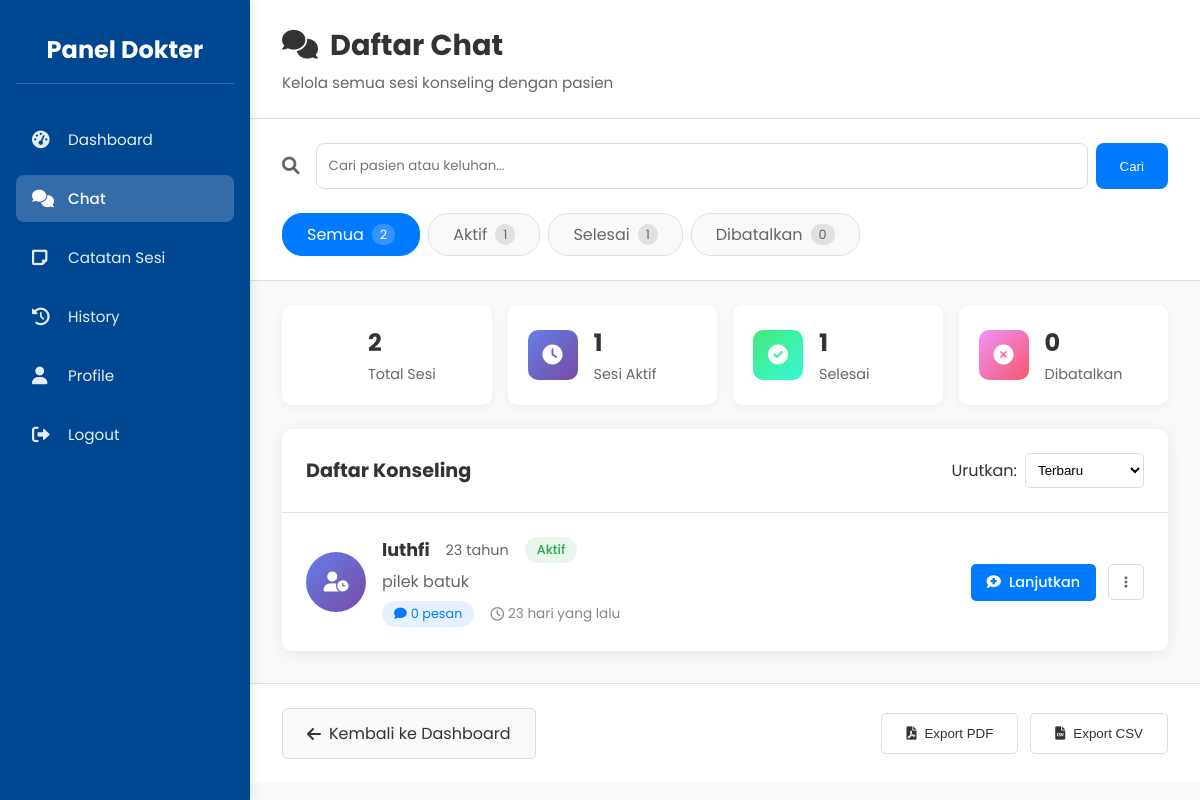
Screenshot of /pages/doctor/chat.php (signed in) with the database file from the repository.
### tables this page shows
CREATE TABLE `sesi_chat` (
  `id` int NOT NULL,
  `nama_pasien` varchar(100) NOT NULL,
  `usia_pasien` int NOT NULL,
  `keluhan` text NOT NULL,
  `id_dokter` int DEFAULT NULL,
  `status` enum('aktif','selesai','dibatalkan') DEFAULT 'aktif',
  `catatan_dokter` text,
  `rating` int DEFAULT NULL,
  `komentar_rating` text,
  `dibuat_pada` timestamp NULL DEFAULT CURRENT_TIMESTAMP,
  `diperbarui_pada` timestamp NULL DEFAULT CURRENT_TIMESTAMP ON UPDATE CURRENT_TIMESTAMP
);

### includes/functions.php (called while the page is built, shortened)
<?php
if (!function_exists('waktu_relatif')) {
    function waktu_relatif($waktu) {
        $sekarang = new DateTime();
        $waktu_tertentu = new DateTime($waktu);
        $selisih = $sekarang->diff($waktu_tertentu);
        if ($selisih->y > 0) {
            return $selisih->y . ' tahun yang lalu';
        } elseif ($selisih->m > 0) {
            return $selisih->m . ' bulan yang lalu';
        } elseif ($selisih->d > 0) {
            return $selisih->d . ' hari yang lalu';
        } elseif ($selisih->h > 0) {
            return $selisih->h . ' jam yang lalu';
        } elseif ($selisih->i > 0) {
            return $selisih->i . ' menit yang lalu';
        } else {
            return 'Baru saja';
        }
    }
}
if (!function_exists('potongTeks')) {
    function potongTeks($teks, $panjang) {
        if (strlen($teks) <= $panjang) {
            return $teks;
        }
        return substr($teks, 0, $panjang) . '...';
    }
}
?>

### pages/doctor/chat.php (the view, shortened to what this page needs)
<?php
include '../../includes/functions.php';
?>
<?php
include '../../includes/db.php';
include '../../includes/functions.php';
$id_pengguna = $_SESSION['id_pengguna'];
$status = $_GET['status'] ?? 'semua';
$search = $_GET['search'] ?? '';
$sql = "
    SELECT sc.*,
           COUNT(p.id) as jumlah_pesan,
           MAX(p.dibuat_pada) as pesan_terakhir
    FROM sesi_chat sc
    LEFT JOIN pesan p ON sc.id = p.id_sesi
    WHERE sc.id_dokter = ?
";
$params = [$id_pengguna];
$stmt = $pdo->prepare($sql);
$stmt->execute($params);
$semua_sesi = $stmt->fetchAll();
$stmt = $pdo->prepare("
    SELECT status, COUNT(*) as jumlah
    FROM sesi_chat
    WHERE id_dokter = ?
    GROUP BY status
");
$stmt->execute([$id_pengguna]);
$statistik_status = $stmt->fetchAll(PDO::FETCH_KEY_PAIR);
?>
<!DOCTYPE html>
<html lang="id">
<head>
    <link rel="stylesheet" href="../../assets/css/doctor.css">
    <link rel="stylesheet" href="../../assets/css/chat_list.css">
    <link rel="stylesheet" href="https://cdnjs.cloudflare.com/ajax/libs/font-awesome/6.0.0/css/all.min.css">
</head>
<body>
    <div class="doctor-container">
        <div class="sidebar">
            <h2>Panel Dokter</h2>
            <ul>
                <li><a href="dashboard.php"><i class="fas fa-tachometer-alt"></i> Dashboard</a></li>
                <li><a href="chat.php" class="active"><i class="fas fa-comments"></i> Chat</a></li>
                <li><a href="notes.php"><i class="fas fa-sticky-note"></i> Catatan Sesi</a></li>
                <li><a href="history.php"><i class="fas fa-history"></i> History</a></li>
                <li><a href="profile.php"><i class="fas fa-user"></i> Profile</a></li>
                <li><a href="../../logout.php"><i class="fas fa-sign-out-alt"></i> Logout</a></li>
            </ul>
        </div>
        <div class="main-content chat-list-page">
            <div class="chat-header">
                <div class="header-left">
                    <h1><i class="fas fa-comments"></i> Daftar Chat</h1>
                    <p>Kelola semua sesi konseling dengan pasien</p>
                </div>
            </div>
            <div class="filter-section">
                <div class="search-box">
                    <i class="fas fa-search"></i>
                    <form method="GET" action="chat.php">
                        <input type="text" name="search" placeholder="Cari pasien atau keluhan..."
                            value="<?php echo htmlspecialchars($search); ?>">
                        <button type="submit" class="btn-search">Cari</button>
                    </form>
                </div>
                <div class="filter-tabs">
                    <a href="?status=semua" class="filter-tab <?php echo $status == 'semua' ? 'active' : ''; ?>">
                        <span>Semua</span>
                        <span class="tab-count"><?php echo array_sum($statistik_status); ?></span>
                    </a>
                    <a href="?status=aktif" class="filter-tab <?php echo $status == 'aktif' ? 'active' : ''; ?>">
                        <span>Aktif</span>
                        <span class="tab-count"><?php echo $statistik_status['aktif'] ?? 0; ?></span>
                    </a>
                    <a href="?status=selesai" class="filter-tab <?php echo $status == 'selesai' ? 'active' : ''; ?>">
                        <span>Selesai</span>
                        <span class="tab-count"><?php echo $statistik_status['selesai'] ?? 0; ?></span>
                    </a>
                    <a href="?status=dibatalkan" class="filter-tab <?php echo $status == 'dibatalkan' ? 'active' : ''; ?>">
                        <span>Dibatalkan</span>
                        <span class="tab-count"><?php echo $statistik_status['dibatalkan'] ?? 0; ?></span>
                    </a>
                </div>
            </div>
            <div class="stats-cards">
                <div class="stat-card-mini">
                    <div class="stat-icon">
                        <i class="fas fa-comments"></i>
                    </div>
                    <div class="stat-info">
                        <h3><?php echo array_sum($statistik_status); ?></h3>
                        <p>Total Sesi</p>
                    </div>
                </div>
                <div class="stat-card-mini">
                    <div class="stat-icon" style="background: linear-gradient(135deg, #667eea 0%, #764ba2 100%);">
                        <i class="fas fa-clock"></i>
                    </div>
                    <div class="stat-info">
                        <h3><?php echo $statistik_status['aktif'] ?? 0; ?></h3>
                        <p>Sesi Aktif</p>
                    </div>
                </div>
                <div class="stat-card-mini">
                    <div class="stat-icon" style="background: linear-gradient(135deg, #43e97b 0%, #38f9d7 100%);">
                        <i class="fas fa-check-circle"></i>
                    </div>
                    <div class="stat-info">
                        <h3><?php echo $statistik_status['selesai'] ?? 0; ?></h3>
                        <p>Selesai</p>
                    </div>
                </div>
                <div class="stat-card-mini">
                    <div class="stat-icon" style="background: linear-gradient(135deg, #f093fb 0%, #f5576c 100%);">
                        <i class="fas fa-times-circle"></i>
                    </div>
                    <div class="stat-info">
                        <h3><?php echo $statistik_status['dibatalkan'] ?? 0; ?></h3>
                        <p>Dibatalkan</p>
                    </div>
                </div>
            </div>
            <div class="chat-list-container">
                <div class="chat-list-header">
                    <h3>Daftar Konseling</h3>
                    <div class="sort-options">
                        <span>Urutkan:</span>
                        <select id="sortSelect">
                            <option value="terbaru">Terbaru</option>
                        </select>
                    </div>
                </div>
                <div class="chat-list" id="chatList">
                    <?php if (count($semua_sesi) > 0): ?>
                        <?php foreach ($semua_sesi as $sesi): ?>
                            <div class="chat-item" data-id="<?php echo $sesi['id']; ?>"
                                data-time="<?php echo strtotime($sesi['diperbarui_pada']); ?>"
                                data-name="<?php echo strtolower($sesi['nama_pasien']); ?>">
                                <div class="chat-item-left">
                                    <div class="patient-avatar <?php echo $sesi['status']; ?>">
                                        <?php if ($sesi['status'] == 'aktif'): ?>
                                            <i class="fas fa-user-clock"></i>
                                        <?php elseif ($sesi['status'] == 'selesai'): ?>
                                            <i class="fas fa-user-check"></i>
                                        <?php else: ?>
                                            <i class="fas fa-user-times"></i>
                                        <?php endif; ?>
                                    </div>
                                    <div class="chat-info">
                                        <div class="chat-patient">
                                            <h4><?php echo htmlspecialchars($sesi['nama_pasien']); ?></h4>
                                            <span class="patient-age"><?php echo $sesi['usia_pasien']; ?> tahun</span>
                                            <span class="chat-status <?php echo $sesi['status']; ?>">
                                                <?php echo ucfirst($sesi['status']); ?>
                                            </span>
                                        </div>
                                        <div class="chat-preview">
                                            <p class="complaint-preview">
                                                <?php echo potongTeks($sesi['keluhan'], 100); ?>
                                            </p>
                                            <div class="chat-meta">
                                                <span class="message-count">
                                                    <i class="fas fa-comment"></i>
                                                    <?php echo $sesi['jumlah_pesan']; ?> pesan
                                                </span>
                                                <span class="last-activity">
                                                    <i class="far fa-clock"></i>
                                                    <?php echo waktu_relatif($sesi['diperbarui_pada']); ?>
                                                </span>
                                            </div>
                                        </div>
                                    </div>
                                </div>
                                <div class="chat-actions">
                                    <?php if ($sesi['status'] == 'aktif'): ?>
                                        <a href="chat_session.php?id_sesi=<?php echo $sesi['id']; ?>" class="btn-chat-action primary">
                                            <i class="fas fa-comment-medical"></i>
                                            Lanjutkan
                                        </a>
                                    <?php endif; ?>
                                    <div class="dropdown">
                                        <button class="btn-more">
                                            <i class="fas fa-ellipsis-v"></i>
                                        </button>
                                    </div>
                                </div>
                            </div>
                        <?php endforeach; ?>
                    <?php endif; ?>
                </div>
            </div>
            <div class="quick-actions-bar">
                <a href="dashboard.php" class="btn-back">
                    <i class="fas fa-arrow-left"></i>
                    Kembali ke Dashboard
                </a>
                <div class="export-actions">
                    <button class="btn-export" onclick="exportChats('pdf')">
                        <i class="fas fa-file-pdf"></i>
                        Export PDF
                    </button>
                    <button class="btn-export" onclick="exportChats('csv')">
                        <i class="fas fa-file-csv"></i>
                        Export CSV
                    </button>
                </div>
            </div>
        </div>
    </div>
</body>
</html>

### assets/css/doctor.css (style rules this page uses)
:root { --primary: #007bff; --primary-dark: #0056b3; --secondary: #6c757d; --success: #28a745; --danger: #dc3545; --warning: #ffc107; --info: #17a2b8; --light: #f8f9fa; --dark: #343a40; --border-radius: 8px; --shadow: 0 2px 10px rgba(0, 0, 0, 0.1); --transition: all 0.3s ease; }
* { margin: 0; padding: 0; box-sizing: border-box; }
body { font-family: 'Poppins', sans-serif; background-color: #f5f7fb; color: #333; }
.doctor-container { display: flex; min-height: 100vh; }
.sidebar { width: 250px; background-color: #004792; color: #fff; padding: 2rem 1rem; box-shadow: 2px 0 10px rgba(0, 0, 0, 0.1); position: fixed; height: 100vh; z-index: 100; }
.sidebar h2 { text-align: center; margin-bottom: 2rem; padding-bottom: 1rem; border-bottom: 1px solid rgba(255, 255, 255, 0.2); font-size: 1.5rem; }
.sidebar ul { list-style: none; }
.sidebar ul li { margin-bottom: 0.75rem; }
.sidebar ul li a { color: rgba(255, 255, 255, 0.9); text-decoration: none; display: flex; align-items: center; padding: 0.75rem 1rem; border-radius: var(--border-radius); transition: var(--transition); font-size: 0.95rem; }
.sidebar ul li a.active { background-color: rgba(255, 255, 255, 0.2); color: white; font-weight: 500; }
.sidebar ul li a i { width: 24px; margin-right: 0.75rem; font-size: 1.1rem; }
.main-content { flex: 1; margin-left: 250px; padding: 2rem; }
.stat-icon { width: 60px; height: 60px; border-radius: 12px; display: flex; align-items: center; justify-content: center; font-size: 1.5rem; color: white; }
.stat-info h3 { font-size: 2rem; color: var(--dark); margin-bottom: 0.25rem; }
.stat-info p { color: var(--secondary); font-size: 0.9rem; }
.patient-avatar { width: 50px; height: 50px; background: linear-gradient(135deg, var(--primary), #2980b9); border-radius: 50%; display: flex; align-items: center; justify-content: center; font-size: 1.25rem; color: white; }
.complaint-preview { max-width: 300px; color: var(--secondary); }
.message-count { display: inline-flex; align-items: center; gap: 0.25rem; background: rgba(0, 123, 255, 0.1); color: var(--primary); padding: 0.25rem 0.75rem; border-radius: 20px; font-size: 0.8rem; }

### rows the page displays
sesi_chat: nama_pasien "luthfi", usia_pasien "23", status "Aktif", keluhan "pilek batuk", jumlah_pesan "0", diperbarui_pada "23 hari yang lalu"

### other values shown
array_sum($statistik_status) "2"
$statistik_status['aktif'] "1"
$statistik_status['selesai'] "1"
$statistik_status['dibatalkan'] "0"
